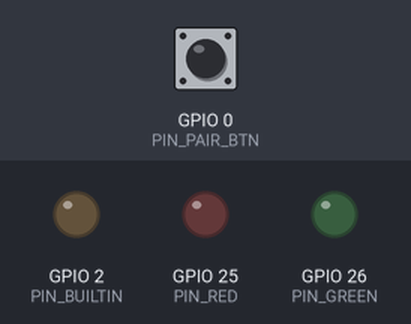
The sketch below on a simulated ESP32. On the bench: output pins drawn as LEDs (lit = HIGH). Dashed ring = blinking. The inputs (shaded band) are chosen by the test bench; at power-on: GPIO 0 (PIN_PAIR_BTN) HIGH. EEPROM starts erased.

Above: at 3.4 s.
3.5 s: GPIO 0 (PIN_PAIR_BTN) pulled LOW for 0.15 s
At 3.82 s:
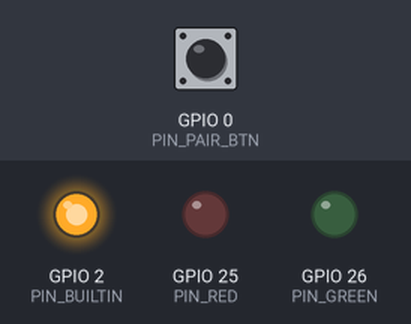
6.5 s: GPIO 0 (PIN_PAIR_BTN) pulled LOW for 1 s
At 7.3 s:
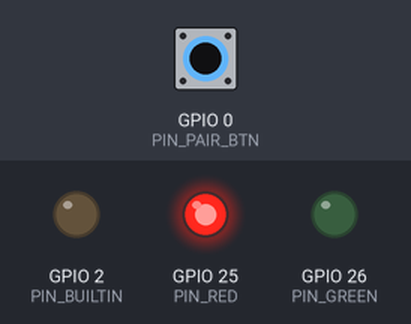
10.0 s: GPIO 0 (PIN_PAIR_BTN) pulled LOW for 3.2 s
At 10.12 s:
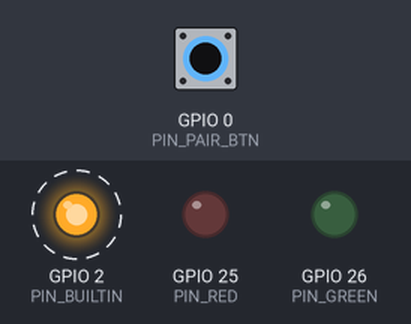
14.7 s: GPIO 0 (PIN_PAIR_BTN) pulsed LOW 5 times (0.12 s each, 0.3 s apart)
At 17.5 s:
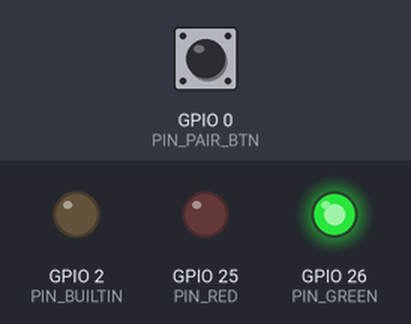
17.7 s: GPIO 0 (PIN_PAIR_BTN) pulled LOW for 0.15 s
At 20.32 s:
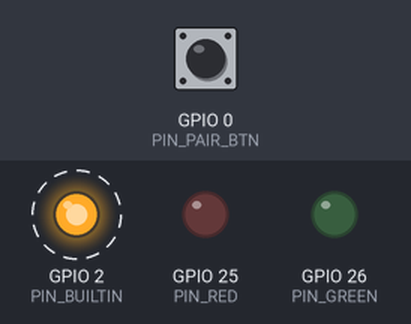
Timing chart, 0 to 21.7 s (numbered marks = the images above; inputs shaded):
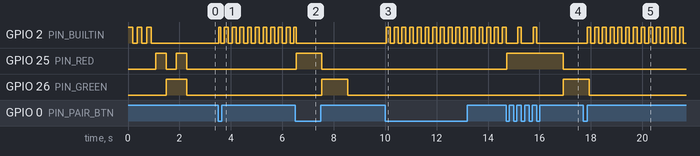

Measured:
- after the input at 3.5 s, GPIO 2 (PIN_BUILTIN): LOW → HIGH at once, then repeats every 0.30 s: LOW 0.15 s, HIGH 0.15 s
- after the input at 6.5 s, GPIO 25 (PIN_RED): LOW → HIGH at once, → LOW 1.0 s later; GPIO 26 (PIN_GREEN): LOW → HIGH after 1.0 s, → LOW 1.0 s later
- after the input at 10.0 s, GPIO 2 (PIN_BUILTIN): alternates HIGH for 0.15 s and LOW for 0.15 s, starting after 0.05 s
- after the input at 14.7 s, GPIO 2 (PIN_BUILTIN): alternates HIGH for 0.15 s and LOW for 0.45 s, 4 changes in all, then stays LOW, starting after 0.45 s; GPIO 25 (PIN_RED): LOW → HIGH at once, → LOW 2.2 s later; GPIO 26 (PIN_GREEN): LOW → HIGH after 2.2 s
- after the input at 17.7 s, GPIO 2 (PIN_BUILTIN): alternates HIGH for 0.15 s and LOW for 0.15 s, starting after 0.15 s

The sketch:

epee_lights.ino
```cpp
// Favero epee CENTRAL (bench board on COM3)
//
// Parses real Favero DATA-LINE frames (10 bytes, 2400 8N1, ~42 ms)
// from USB Serial (bench emulator) or Serial2/GPIO16 (real box /
// USB-TTL), drives local LEDs, and relays lamp state to side units
// over ESP-NOW (ch 6):
//   GPIO25 -> 220R -> red LED (left hit)   [anode leg; cathode->GND]
//   GPIO26 -> 220R -> green LED (right hit)
//   GPIO2  built-in blue = link/pairing status (see below)
//
// ESP-NOW protocol v2 (shared with epee_side):
//   LAMP        heartbeat 100 ms from boot + burst x3 on change.
//               Lamp is gated: stale Favero input relays lamp=0.
//   PAIR_BEACON broadcast 10 Hz while the pairing window is open.
//   PAIR_ACK    side -> central on adopting; central saves roster.
//   HELLO       side -> central every 5 s when paired (presence).
//   TEST        confirmation pattern after the window closes:
//               left 1 s, right 1 s, end marker. Sides mirror it
//               unfiltered, pause 1 s, show their assigned colour
//               for 2 s.
//
// Pairing window: press the board's BOOT button (GPIO0). Press
// again to close early. Window auto-closes after 20 s; closing
// runs the TEST sequence. Roster (up to 4 side units) in NVS.
//
// Built-in LED: fast blink = pairing window open; solid = a paired
// side unit HELLO'd within 5 s; off = idle/no side unit seen.
//
// Epee only: white/card bits parsed but ignored.
// Target: Arduino-ESP32 core >= 3.0, ESP32 Dev Module.

#include <WiFi.h>
#include <esp_now.h>
#include <esp_wifi.h>
#include <Preferences.h>

#define PIN_RED 25
#define PIN_GREEN 26
#define PIN_BUILTIN 2
#define PIN_PAIR_BTN 0  // BOOT button
#define FAVERO_RX_PIN 16
#define FAVERO_TX_PIN 17
#define FAILSAFE_MS 2000
#define WIFI_CHANNEL 6
#define BOX_ID 1
#define PAIR_WINDOW_MS 20000

// ---------------- Favero parser (HUNTING/LOCKED) -------------------
struct FaveroFrame {
  uint8_t score_r, score_l, sec, min, lamp, matches, cards;
};

static bool frame_ok(const uint8_t *f) {
  uint16_t sum = 0;
  for (int i = 0; i < 9; i++) sum += f[i];
  return (sum & 0xFF) == f[9];
}

static uint8_t bcd(uint8_t b) { return ((b >> 4) & 0x0F) * 10 + (b & 0x0F); }

struct Parser {
  uint8_t buf[64];
  size_t len = 0;
  bool locked = false;
  unsigned long ckerr = 0;

  bool feed(uint8_t b, FaveroFrame &out) {
    if (len >= sizeof(buf)) { len = 0; locked = false; }
    buf[len++] = b;
    while (true) {
      if (!locked) {
        size_t idx = 0;
        while (idx < len && buf[idx] != 0xFF) idx++;
        if (idx == len) { len = 0; return false; }
        if (idx > 0) { memmove(buf, buf + idx, len - idx); len -= idx; }
        if (len < 10) return false;
        if (frame_ok(buf)) { locked = true; break; }
        ckerr++;
        memmove(buf, buf + 1, len - 1); len -= 1;
      } else {
        if (len < 10) return false;
        if (buf[0] != 0xFF) { locked = false; continue; }
        if (frame_ok(buf)) break;
        ckerr++;
        locked = false;
        memmove(buf, buf + 1, len - 1); len -= 1;
      }
    }
    out.score_r = bcd(buf[1]);
    out.score_l = bcd(buf[2]);
    out.sec = bcd(buf[3]);
    out.min = bcd(buf[4]);
    out.lamp = buf[5];
    out.matches = buf[6];
    out.cards = buf[8];
    memmove(buf, buf + 10, len - 10);
    len -= 10;
    return true;
  }
};

static Parser usb_parser;
static Parser uart_parser;
static uint8_t cur_lamp = 0;
static uint8_t cur_score_l = 0, cur_score_r = 0;
static uint32_t last_frame_ms = 0;
static bool have_frame = false;

// ---------------- ESP-NOW protocol v2 ------------------------------
enum PktType : uint8_t {
  PKT_LAMP = 0,
  PKT_PAIR_BEACON = 1,
  PKT_PAIR_ACK = 2,
  PKT_HELLO = 3,
  PKT_TEST = 4,
};

struct __attribute__((packed)) Packet {
  uint16_t magic;    // 0x4656 "FV"
  uint8_t type;      // PktType
  uint8_t box_id;
  uint8_t seq;
  uint8_t lamp;      // LAMP/TEST: Favero lamp byte
  uint8_t cards;
  uint8_t score_l;
  uint8_t score_r;
  uint8_t side;      // ACK/HELLO: 0=LEFT, 1=RIGHT
};

static const uint8_t kBroadcast[6] = {0xFF, 0xFF, 0xFF, 0xFF, 0xFF, 0xFF};
static Packet tx{};
static uint8_t tx_seq = 0;
static uint32_t last_send_ms = 0;

static void send_raw(uint8_t type, uint8_t lamp) {
  tx.magic = 0x4656;
  tx.type = type;
  tx.box_id = BOX_ID;
  tx.seq = tx_seq++;
  tx.lamp = lamp;
  tx.cards = 0;
  tx.score_l = cur_score_l;
  tx.score_r = cur_score_r;
  tx.side = 0;
  esp_now_send(kBroadcast, (const uint8_t *)&tx, sizeof(tx));
}

static uint8_t live_lamp() {
  return (have_frame && millis() - last_frame_ms <= FAILSAFE_MS)
             ? cur_lamp : 0;
}

static void send_lamp(int bursts) {
  for (int i = 0; i < bursts; i++) {
    send_raw(PKT_LAMP, live_lamp());
    if (i + 1 < bursts) delay(5);
  }
  last_send_ms = millis();
}

// ---------------- roster (paired side units, NVS) ------------------
static Preferences prefs;
static uint8_t roster_mac[4][6];
static uint8_t roster_side[4];
static int roster_n = 0;
static uint32_t last_hello_ms = 0;

static void roster_save() {
  prefs.putUChar("n", (uint8_t)roster_n);
  for (int i = 0; i < roster_n; i++) {
    char k[4];
    snprintf(k, sizeof(k), "m%d", i);
    prefs.putBytes(k, roster_mac[i], 6);
    snprintf(k, sizeof(k), "s%d", i);
    prefs.putUChar(k, roster_side[i]);
  }
}

static void roster_load() {
  roster_n = prefs.getUChar("n", 0);
  if (roster_n > 4) roster_n = 4;
  for (int i = 0; i < roster_n; i++) {
    char k[4];
    snprintf(k, sizeof(k), "m%d", i);
    prefs.getBytes(k, roster_mac[i], 6);
    snprintf(k, sizeof(k), "s%d", i);
    roster_side[i] = prefs.getUChar(k, 0);
  }
}

static int roster_find(const uint8_t *mac) {
  for (int i = 0; i < roster_n; i++)
    if (memcmp(roster_mac[i], mac, 6) == 0) return i;
  return -1;
}

static void roster_add(const uint8_t *mac, uint8_t sd) {
  int i = roster_find(mac);
  if (i < 0) {
    if (roster_n >= 4) return;
    i = roster_n++;
    memcpy(roster_mac[i], mac, 6);
  }
  roster_side[i] = sd;
  roster_save();
}

// ---------------- pairing window + test sequence -----------------
static bool pair_open = false;
static uint32_t pair_until = 0;
static uint32_t last_beacon_ms = 0;
static int test_phase = -1;  // -1 idle, 0 left, 1 right, 2 end mark
static uint32_t test_until = 0;

static void start_test() {
  test_phase = 0;
  test_until = millis() + 1000;
}

static void open_window() {
  pair_open = true;
  pair_until = millis() + PAIR_WINDOW_MS;
}

static void close_window() {
  pair_open = false;
  start_test();
}

static void on_recv(const esp_now_recv_info_t *info,
                    const uint8_t *data, int len) {
  if (len != (int)sizeof(Packet)) return;
  const Packet *p = (const Packet *)data;
  if (p->magic != 0x4656 || p->box_id != BOX_ID) return;
  if (p->type == PKT_PAIR_ACK && pair_open) {
    roster_add(info->src_addr, p->side);
  } else if (p->type == PKT_HELLO) {
    if (roster_find(info->src_addr) >= 0) last_hello_ms = millis();
  }
}

static void apply_frame(const FaveroFrame &f) {
  bool changed = !have_frame || f.lamp != cur_lamp ||
                 f.score_l != cur_score_l || f.score_r != cur_score_r;
  cur_lamp = f.lamp;
  cur_score_l = f.score_l;
  cur_score_r = f.score_r;
  last_frame_ms = millis();
  have_frame = true;
  if (changed) send_lamp(3);
}

void setup() {
  pinMode(PIN_RED, OUTPUT);
  pinMode(PIN_GREEN, OUTPUT);
  pinMode(PIN_BUILTIN, OUTPUT);
  pinMode(PIN_PAIR_BTN, INPUT_PULLUP);

  // Lamp test: built-in 3 blinks, then red, green, both.
  for (int i = 0; i < 3; i++) {
    digitalWrite(PIN_BUILTIN, HIGH); delay(180);
    digitalWrite(PIN_BUILTIN, LOW); delay(180);
  }
  digitalWrite(PIN_RED, HIGH); delay(400);
  digitalWrite(PIN_RED, LOW);
  digitalWrite(PIN_GREEN, HIGH); delay(400);
  digitalWrite(PIN_GREEN, LOW);
  digitalWrite(PIN_RED, HIGH); digitalWrite(PIN_GREEN, HIGH); delay(400);
  digitalWrite(PIN_RED, LOW); digitalWrite(PIN_GREEN, LOW);

  Serial.begin(2400, SERIAL_8N1);  // USB = bench Favero input
  Serial2.begin(2400, SERIAL_8N1, FAVERO_RX_PIN, FAVERO_TX_PIN);

  prefs.begin("epee-central", false);
  roster_load();

  WiFi.mode(WIFI_STA);
  WiFi.disconnect();
  esp_wifi_set_channel(WIFI_CHANNEL, WIFI_SECOND_CHAN_NONE);
  if (esp_now_init() == ESP_OK) {
    esp_now_peer_info_t peer = {};
    memcpy(peer.peer_addr, kBroadcast, 6);
    peer.channel = WIFI_CHANNEL;
    peer.encrypt = false;
    esp_now_add_peer(&peer);
    esp_now_register_recv_cb(on_recv);
  }
}

void loop() {
  FaveroFrame f;
  while (Serial.available() > 0) {
    if (usb_parser.feed((uint8_t)Serial.read(), f)) apply_frame(f);
  }
  while (Serial2.available() > 0) {
    if (uart_parser.feed((uint8_t)Serial2.read(), f)) apply_frame(f);
  }

  // BOOT button: toggle pairing window (debounced edge).
  static bool btn_stable = HIGH, btn_last = HIGH;
  static uint32_t btn_ms = 0;
  bool btn = digitalRead(PIN_PAIR_BTN);
  if (btn != btn_last) { btn_last = btn; btn_ms = millis(); }
  if (millis() - btn_ms > 30 && btn != btn_stable) {
    btn_stable = btn;
    if (btn_stable == LOW) {
      if (pair_open) close_window(); else open_window();
    }
  }
  if (pair_open && millis() >= pair_until) close_window();
  if (pair_open && millis() - last_beacon_ms >= 100) {
    last_beacon_ms = millis();
    send_raw(PKT_PAIR_BEACON, 0);
  }

  // Test sequence state machine.
  uint8_t test_lamp = 0;
  bool testing = test_phase >= 0;
  if (testing) {
    if (millis() >= test_until) {
      test_phase++;
      test_until = millis() + (test_phase == 2 ? 60 : 1000);
      if (test_phase > 2) { test_phase = -1; testing = false; }
    }
    if (testing) {
      test_lamp = test_phase == 0 ? 0x04 : test_phase == 1 ? 0x08 : 0x00;
      static uint32_t last_test_ms = 0;
      if (millis() - last_test_ms >= 100) {
        last_test_ms = millis();
        send_raw(PKT_TEST, test_lamp);
      }
    }
  }

  // Heartbeat from boot (lamp gated by stream freshness).
  if (!testing && millis() - last_send_ms >= 100) send_lamp(1);

  // Local display: test pattern mirrors to local LEDs too.
  uint8_t lamp = testing ? test_lamp : live_lamp();
  digitalWrite(PIN_RED, (lamp & 0x04) ? HIGH : LOW);
  digitalWrite(PIN_GREEN, (lamp & 0x08) ? HIGH : LOW);

  // Built-in: window = fast blink; recent HELLO = solid; else off.
  bool builtin;
  if (pair_open) builtin = (millis() / 150) % 2;
  else builtin = last_hello_ms && millis() - last_hello_ms <= 5000;
  digitalWrite(PIN_BUILTIN, builtin ? HIGH : LOW);
  delay(2);
}
```
